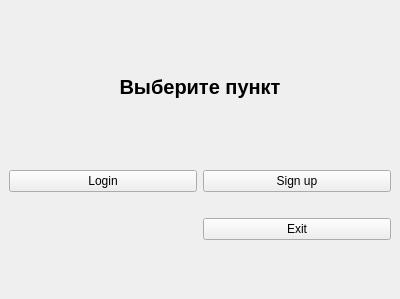
<?xml version="1.0" encoding="UTF-8"?>
<ui version="4.0">
 <class>MainWindow</class>
 <widget class="QStackedWidget" name="MainWindow">
  <property name="geometry">
   <rect>
    <x>0</x>
    <y>0</y>
    <width>400</width>
    <height>299</height>
   </rect>
  </property>
  <property name="sizePolicy">
   <sizepolicy hsizetype="Fixed" vsizetype="Fixed">
    <horstretch>0</horstretch>
    <verstretch>0</verstretch>
   </sizepolicy>
  </property>
  <property name="maximumSize">
   <size>
    <width>400</width>
    <height>299</height>
   </size>
  </property>
  <property name="windowTitle">
   <string>ACL</string>
  </property>
  <widget class="QWidget" name="page">
   <layout class="QVBoxLayout" name="verticalLayout">
    <item>
     <widget class="QLabel" name="label">
      <property name="font">
       <font>
        <pointsize>15</pointsize>
        <weight>75</weight>
        <bold>true</bold>
       </font>
      </property>
      <property name="text">
       <string>Выберите пункт</string>
      </property>
      <property name="alignment">
       <set>Qt::AlignCenter</set>
      </property>
     </widget>
    </item>
    <item>
     <layout class="QGridLayout" name="gridLayout_2">
      <item row="0" column="2">
       <widget class="QPushButton" name="signupButton">
        <property name="text">
         <string>Sign up</string>
        </property>
       </widget>
      </item>
      <item row="2" column="2">
       <widget class="QPushButton" name="exitButton">
        <property name="sizePolicy">
         <sizepolicy hsizetype="Minimum" vsizetype="Fixed">
          <horstretch>0</horstretch>
          <verstretch>0</verstretch>
         </sizepolicy>
        </property>
        <property name="text">
         <string>Exit</string>
        </property>
       </widget>
      </item>
      <item row="1" column="2">
       <spacer name="verticalSpacer">
        <property name="orientation">
         <enum>Qt::Vertical</enum>
        </property>
        <property name="sizeType">
         <enum>QSizePolicy::Fixed</enum>
        </property>
        <property name="sizeHint" stdset="0">
         <size>
          <width>20</width>
          <height>20</height>
         </size>
        </property>
       </spacer>
      </item>
      <item row="0" column="1">
       <widget class="QPushButton" name="loginButton">
        <property name="text">
         <string>Login</string>
        </property>
       </widget>
      </item>
      <item row="3" column="2">
       <spacer name="verticalSpacer_2">
        <property name="orientation">
         <enum>Qt::Vertical</enum>
        </property>
        <property name="sizeType">
         <enum>QSizePolicy::Fixed</enum>
        </property>
        <property name="sizeHint" stdset="0">
         <size>
          <width>20</width>
          <height>50</height>
         </size>
        </property>
       </spacer>
      </item>
     </layout>
    </item>
   </layout>
  </widget>
 </widget>
 <resources/>
 <connections/>
</ui>
